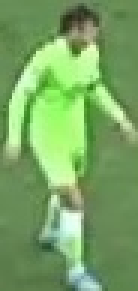
#> input picture output_videos/cropped_img.jpg, 46 x 97 px (shown 3 times larger)
$ jupyter execute 'color_assignement copy.ipynb'
#> lines starting #> are read from the running program, lines starting #| are printed output that depends on the picture; after the words box and inside, x2 and y2 are one past the last pixel; in counts of white or black regions, pixels touching at a corner belong together
[cell 1]
import cv2
import numpy as np
import matplotlib.pyplot as plt
from sklearn.cluster import KMeans

[cell 2]
# 1) ĐỌC VÀ HIỂN THỊ ẢNH GỐC
image_path = "../output_videos/cropped_img.jpg"
image_bgr = cv2.imread(image_path)
#> image_bgr is the input picture: shape (97, 46, 3); mean B, G, R 99.4, 164.4, 120.5
image_rgb = cv2.cvtColor(image_bgr, cv2.COLOR_BGR2RGB)

[cell 3]
plt.figure(figsize=(4, 6))
plt.imshow(image_rgb)
plt.title("Ảnh Gốc")
plt.axis('off')
plt.show()

[cell 4]
height, width = image_rgb.shape[:2]
#> height = 97; width = 46
xmin, ymin, xmax, ymax = 0, 0, width, height
#> xmin = 0; ymin = 0; xmax = 46; ymax = 97
mid_x = (xmin + xmax) // 2
#> mid_x = 23
mid_y = (ymin + ymax) // 2
#> mid_y = 48

tl_img = image_rgb[ymin:mid_y, xmin:mid_x]
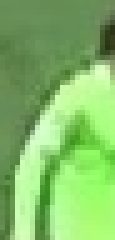
#> tl_img: shape (48, 23, 3) (shown 5 times larger); mean R, G, B 130.9, 188.2, 103.9
tr_img = image_rgb[ymin:mid_y, mid_x:xmax]
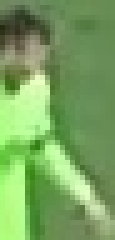
#> tr_img: shape (48, 23, 3) (shown 5 times larger); mean R, G, B 121.2, 163.7, 95.3
bl_img = image_rgb[mid_y:ymax, xmin:mid_x]
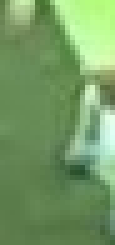
#> bl_img: shape (49, 23, 3) (shown 5 times larger); mean R, G, B 116.4, 154.7, 100.1
br_img = image_rgb[mid_y:ymax, mid_x:xmax]
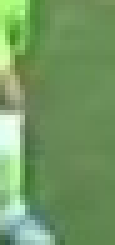
#> br_img: shape (49, 23, 3) (shown 5 times larger); mean R, G, B 113.6, 151.6, 98.3

sections = [
    ("Top-left", tl_img),
    ("Top-right", tr_img),
    ("Bottom-left", bl_img),
    ("Bottom-right", br_img)
]

def process_region(section_img, n_clusters=2):
    h, w = section_img.shape[:2]
    data = section_img.reshape(-1, 3)

    kmeans = KMeans(n_clusters=n_clusters, random_state=0)
    labels = kmeans.fit_predict(data)
    mask = labels.reshape(h, w)

    # Xác định cụm “cầu thủ” dựa trên 4 góc
    corner_clusters = [
        mask[0, 0],
        mask[0, -1],
        mask[-1, 0],
        mask[-1, -1]
    ]
    non_player_cluster = max(set(corner_clusters), key=corner_clusters.count)
    player_cluster = 1 - non_player_cluster

    # Binary mask cầu thủ
    binary_mask = (mask == player_cluster).astype(np.uint8)
    # Binary mask nền
    non_player_binary_mask = (mask == non_player_cluster).astype(np.uint8)

    # Ảnh chỉ cầu thủ
    player_img = section_img.copy()
    player_img[binary_mask == 0] = [0, 0, 0]

    # Ảnh chỉ nền
    non_player_img = section_img.copy()
    non_player_img[non_player_binary_mask == 0] = [0, 0, 0]

    player_color = kmeans.cluster_centers_[player_cluster]

    return {
        "mask": mask,
        "player_img": player_img,
        "non_player_img": non_player_img,
        "player_color": player_color,
        "player_cluster": player_cluster,
        "non_player_cluster": non_player_cluster
    }

# HIỂN THỊ 4 CỘT: Original, Mask, Player Only, Non-Player
fig, axes = plt.subplots(nrows=4, ncols=4, figsize=(16, 16))

for i, (region_name, region_img) in enumerate(sections):
    result = process_region(region_img, n_clusters=2)

    # Cột 1: Ảnh gốc
    axes[i, 0].imshow(region_img)
    axes[i, 0].set_title(f"{region_name}\nOriginal")
    axes[i, 0].axis('off')

    # Cột 2: Mask KMeans (vàng-tím)
    axes[i, 1].imshow(result["mask"], cmap='viridis')
    axes[i, 1].set_title(f"Mask (Cluster={result['player_cluster']})")
    axes[i, 1].axis('off')

    # Cột 3: Ảnh chỉ cầu thủ
    axes[i, 2].imshow(result["player_img"])
    axes[i, 2].set_title("Player Only")
    axes[i, 2].axis('off')

    # Cột 4: Ảnh chỉ nền
    axes[i, 3].imshow(result["non_player_img"])
    axes[i, 3].set_title("Non-Player")
    axes[i, 3].axis('off')
#> this loop made 4 passes
#> (region_name, h in process_region, corner_clusters in process_region, non_player_cluster in process_region, player_cluster in process_region, player_color in process_region) on passes 1 to 4: ('Top-left', 48, [1, 1, 1, 0], 1, 0, [174.3, 246.3, 138.9]), ('Top-right', 48, [1, 1, 0, 1], 1, 0, [179.4, 235.9, 143.3]), ('Bottom-left', 49, [1, 0, 1, 1], 1, 0, [180.8, 229.8, 160.4]), ('Bottom-right', 49, [1, 0, 0, 0], 0, 1, [178.8, 222.2, 173.9])
#> pass 1, in process_region, `mask = labels.reshape(h, w)`:
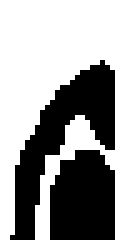
#> mask: shape (48, 23) int32 (shown 5 times larger); values 0 (black) and 1 (white), 56.6% white; 2 black regions, box (x1, y1, x2, y2) and area: (2, 12, 23, 48) 271, (10, 30, 23, 48) 208
#> pass 2, in process_region (call 2), `mask = labels.reshape(h, w)`:
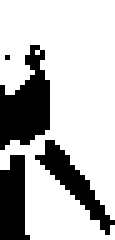
#> mask: shape (48, 23) int32 (shown 5 times larger); values 0 (black) and 1 (white), 73.6% white; 4 black regions (1 under 20 px), largest, box (x1, y1, x2, y2) and area: (0, 9, 10, 30) 129, (7, 28, 23, 47) 81, (0, 31, 6, 48) 80

plt.tight_layout()
plt.show()
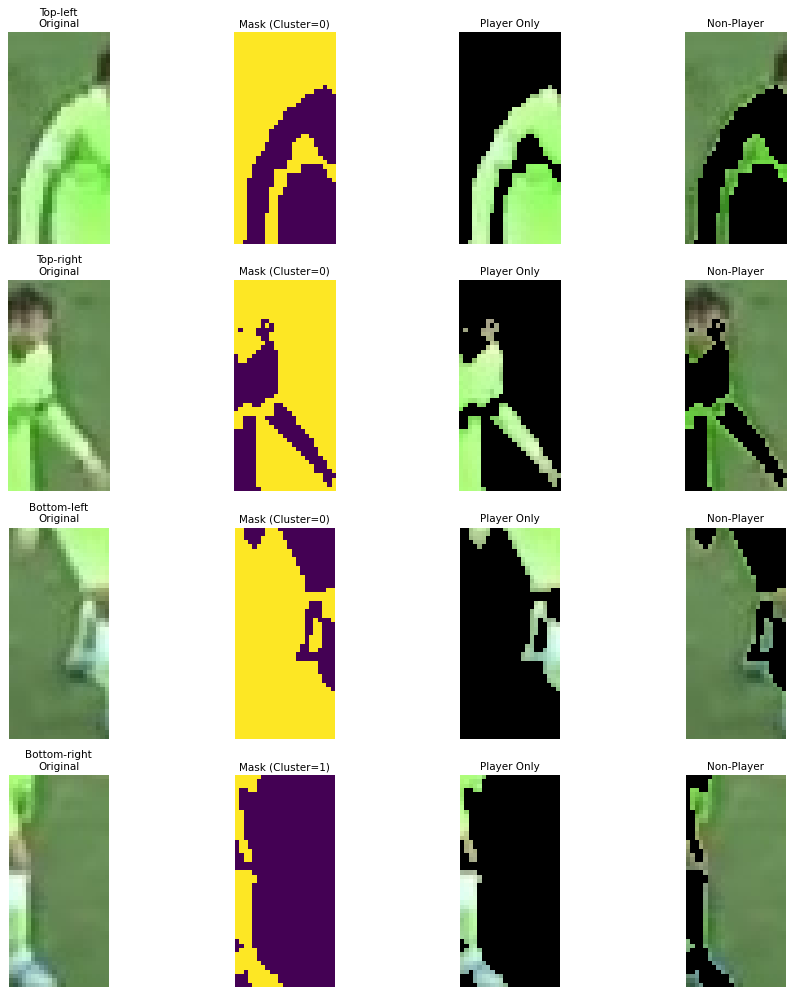
#> figure drawn by matplotlib, 16 panels
plt.tight_layout()
plt.show()
